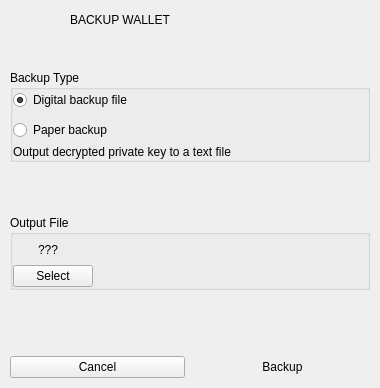
<?xml version="1.0" encoding="UTF-8"?>
<ui version="4.0">
 <class>WalletBackupDialog</class>
 <widget class="QDialog" name="WalletBackupDialog">
  <property name="geometry">
   <rect>
    <x>0</x>
    <y>0</y>
    <width>380</width>
    <height>388</height>
   </rect>
  </property>
  <property name="windowTitle">
   <string>Wallet Backup</string>
  </property>
  <layout class="QVBoxLayout" name="verticalLayout">
   <property name="spacing">
    <number>10</number>
   </property>
   <property name="leftMargin">
    <number>0</number>
   </property>
   <property name="topMargin">
    <number>0</number>
   </property>
   <property name="rightMargin">
    <number>0</number>
   </property>
   <property name="bottomMargin">
    <number>0</number>
   </property>
   <item>
    <widget class="QWidget" name="verticalWidget_2" native="true">
     <property name="minimumSize">
      <size>
       <width>0</width>
       <height>60</height>
      </size>
     </property>
     <property name="maximumSize">
      <size>
       <width>16777215</width>
       <height>60</height>
      </size>
     </property>
     <property name="darkOverlay" stdset="0">
      <bool>true</bool>
     </property>
     <widget class="QLabel" name="label_2">
      <property name="geometry">
       <rect>
        <x>0</x>
        <y>0</y>
        <width>381</width>
        <height>40</height>
       </rect>
      </property>
      <property name="text">
       <string>BACKUP WALLET</string>
      </property>
      <property name="indent">
       <number>70</number>
      </property>
      <property name="h1" stdset="0">
       <bool>true</bool>
      </property>
      <property name="titlePaneSecondary" stdset="0">
       <bool>true</bool>
      </property>
     </widget>
     <widget class="QLabel" name="label_3">
      <property name="geometry">
       <rect>
        <x>0</x>
        <y>0</y>
        <width>60</width>
        <height>60</height>
       </rect>
      </property>
      <property name="text">
       <string/>
      </property>
      <property name="pixmap">
       <pixmap resource="armory.qrc">:/resources/wallet_backup.png</pixmap>
      </property>
     </widget>
    </widget>
   </item>
   <item>
    <widget class="QWidget" name="verticalWidget" native="true">
     <property name="minimumSize">
      <size>
       <width>0</width>
       <height>0</height>
      </size>
     </property>
     <layout class="QVBoxLayout" name="verticalLayout_7">
      <property name="spacing">
       <number>15</number>
      </property>
      <property name="leftMargin">
       <number>10</number>
      </property>
      <property name="topMargin">
       <number>0</number>
      </property>
      <property name="rightMargin">
       <number>10</number>
      </property>
      <property name="bottomMargin">
       <number>0</number>
      </property>
      <item>
       <widget class="QGroupBox" name="groupBox_2">
        <property name="title">
         <string>Backup Type</string>
        </property>
        <layout class="QVBoxLayout" name="verticalLayout_5">
         <property name="spacing">
          <number>5</number>
         </property>
         <property name="leftMargin">
          <number>0</number>
         </property>
         <property name="topMargin">
          <number>0</number>
         </property>
         <property name="rightMargin">
          <number>0</number>
         </property>
         <property name="bottomMargin">
          <number>0</number>
         </property>
         <item>
          <widget class="QWidget" name="widget" native="true">
           <layout class="QHBoxLayout" name="horizontalLayout_2">
            <property name="spacing">
             <number>5</number>
            </property>
            <property name="leftMargin">
             <number>0</number>
            </property>
            <property name="topMargin">
             <number>0</number>
            </property>
            <property name="rightMargin">
             <number>0</number>
            </property>
            <property name="bottomMargin">
             <number>0</number>
            </property>
            <item>
             <widget class="QWidget" name="widget_4" native="true">
              <layout class="QVBoxLayout" name="verticalLayout_4">
               <property name="spacing">
                <number>10</number>
               </property>
               <property name="leftMargin">
                <number>0</number>
               </property>
               <property name="topMargin">
                <number>0</number>
               </property>
               <property name="rightMargin">
                <number>0</number>
               </property>
               <property name="bottomMargin">
                <number>0</number>
               </property>
               <item>
                <widget class="QRadioButton" name="radioButtonTextFile">
                 <property name="sizePolicy">
                  <sizepolicy hsizetype="Maximum" vsizetype="Fixed">
                   <horstretch>0</horstretch>
                   <verstretch>0</verstretch>
                  </sizepolicy>
                 </property>
                 <property name="text">
                  <string>Digital backup file</string>
                 </property>
                 <property name="checked">
                  <bool>true</bool>
                 </property>
                 <attribute name="buttonGroup">
                  <string notr="true">buttonGroup</string>
                 </attribute>
                </widget>
               </item>
               <item>
                <widget class="QRadioButton" name="radioButtonPDF">
                 <property name="sizePolicy">
                  <sizepolicy hsizetype="Maximum" vsizetype="Fixed">
                   <horstretch>0</horstretch>
                   <verstretch>0</verstretch>
                  </sizepolicy>
                 </property>
                 <property name="text">
                  <string>Paper backup</string>
                 </property>
                 <attribute name="buttonGroup">
                  <string notr="true">buttonGroup</string>
                 </attribute>
                </widget>
               </item>
              </layout>
             </widget>
            </item>
           </layout>
          </widget>
         </item>
         <item>
          <widget class="QLabel" name="labelTypeDesc">
           <property name="sizePolicy">
            <sizepolicy hsizetype="Expanding" vsizetype="Preferred">
             <horstretch>0</horstretch>
             <verstretch>0</verstretch>
            </sizepolicy>
           </property>
           <property name="text">
            <string>Output decrypted private key to a text file</string>
           </property>
           <property name="wordWrap">
            <bool>true</bool>
           </property>
           <property name="subtleLabel" stdset="0">
            <bool>true</bool>
           </property>
          </widget>
         </item>
        </layout>
       </widget>
      </item>
      <item>
       <widget class="WalletKeysSubmitWidget" name="widgetSubmitKeys" native="true">
        <property name="minimumSize">
         <size>
          <width>0</width>
          <height>23</height>
         </size>
        </property>
        <layout class="QHBoxLayout" name="horizontalLayout_6"/>
       </widget>
      </item>
      <item>
       <widget class="QGroupBox" name="groupBox_3">
        <property name="sizePolicy">
         <sizepolicy hsizetype="Preferred" vsizetype="Fixed">
          <horstretch>0</horstretch>
          <verstretch>0</verstretch>
         </sizepolicy>
        </property>
        <property name="maximumSize">
         <size>
          <width>16777215</width>
          <height>16777215</height>
         </size>
        </property>
        <property name="title">
         <string>Output File</string>
        </property>
        <layout class="QVBoxLayout" name="verticalLayout_6">
         <property name="spacing">
          <number>5</number>
         </property>
         <property name="leftMargin">
          <number>0</number>
         </property>
         <property name="topMargin">
          <number>0</number>
         </property>
         <property name="rightMargin">
          <number>0</number>
         </property>
         <property name="bottomMargin">
          <number>0</number>
         </property>
         <item>
          <widget class="QWidget" name="widget_3" native="true">
           <layout class="QVBoxLayout" name="verticalLayout_2">
            <property name="spacing">
             <number>0</number>
            </property>
            <property name="leftMargin">
             <number>0</number>
            </property>
            <property name="topMargin">
             <number>0</number>
            </property>
            <property name="rightMargin">
             <number>0</number>
            </property>
            <property name="bottomMargin">
             <number>0</number>
            </property>
            <item>
             <widget class="QWidget" name="horizontalWidget" native="true">
              <property name="minimumSize">
               <size>
                <width>0</width>
                <height>30</height>
               </size>
              </property>
              <layout class="QHBoxLayout" name="horizontalLayout_4">
               <property name="spacing">
                <number>5</number>
               </property>
               <property name="leftMargin">
                <number>0</number>
               </property>
               <property name="topMargin">
                <number>0</number>
               </property>
               <property name="rightMargin">
                <number>0</number>
               </property>
               <property name="bottomMargin">
                <number>0</number>
               </property>
               <item>
                <widget class="QLabel" name="label_4">
                 <property name="minimumSize">
                  <size>
                   <width>20</width>
                   <height>20</height>
                  </size>
                 </property>
                 <property name="maximumSize">
                  <size>
                   <width>20</width>
                   <height>20</height>
                  </size>
                 </property>
                 <property name="text">
                  <string/>
                 </property>
                 <property name="pixmap">
                  <pixmap resource="armory.qrc">:/resources/new-link@1.5x.png</pixmap>
                 </property>
                 <property name="scaledContents">
                  <bool>true</bool>
                 </property>
                </widget>
               </item>
               <item>
                <widget class="QLabel" name="labelFileName">
                 <property name="sizePolicy">
                  <sizepolicy hsizetype="Expanding" vsizetype="Preferred">
                   <horstretch>0</horstretch>
                   <verstretch>0</verstretch>
                  </sizepolicy>
                 </property>
                 <property name="text">
                  <string>???</string>
                 </property>
                 <property name="textFormat">
                  <enum>Qt::PlainText</enum>
                 </property>
                 <property name="scaledContents">
                  <bool>false</bool>
                 </property>
                 <property name="wordWrap">
                  <bool>true</bool>
                 </property>
                 <property name="whiteLabel" stdset="0">
                  <bool>true</bool>
                 </property>
                </widget>
               </item>
              </layout>
             </widget>
            </item>
            <item alignment="Qt::AlignLeft">
             <widget class="QPushButton" name="pushButtonSelectFile">
              <property name="sizePolicy">
               <sizepolicy hsizetype="Preferred" vsizetype="Preferred">
                <horstretch>0</horstretch>
                <verstretch>0</verstretch>
               </sizepolicy>
              </property>
              <property name="text">
               <string>Select</string>
              </property>
              <property name="autoDefault">
               <bool>false</bool>
              </property>
              <property name="buttonDiscreetPrimary" stdset="0">
               <bool>true</bool>
              </property>
             </widget>
            </item>
           </layout>
          </widget>
         </item>
        </layout>
       </widget>
      </item>
     </layout>
    </widget>
   </item>
   <item>
    <spacer name="verticalSpacer_2">
     <property name="orientation">
      <enum>Qt::Vertical</enum>
     </property>
     <property name="sizeHint" stdset="0">
      <size>
       <width>20</width>
       <height>40</height>
      </size>
     </property>
    </spacer>
   </item>
   <item>
    <widget class="QWidget" name="widget_2" native="true">
     <property name="buttonBar" stdset="0">
      <bool>true</bool>
     </property>
     <layout class="QHBoxLayout" name="horizontalLayout">
      <property name="spacing">
       <number>10</number>
      </property>
      <property name="leftMargin">
       <number>10</number>
      </property>
      <property name="topMargin">
       <number>10</number>
      </property>
      <property name="rightMargin">
       <number>10</number>
      </property>
      <property name="bottomMargin">
       <number>10</number>
      </property>
      <item>
       <widget class="QPushButton" name="pushButtonCancel">
        <property name="minimumSize">
         <size>
          <width>100</width>
          <height>0</height>
         </size>
        </property>
        <property name="text">
         <string>Cancel</string>
        </property>
        <property name="autoDefault">
         <bool>false</bool>
        </property>
       </widget>
      </item>
      <item>
       <widget class="QPushButton" name="pushButtonBackup">
        <property name="minimumSize">
         <size>
          <width>100</width>
          <height>0</height>
         </size>
        </property>
        <property name="text">
         <string>Backup</string>
        </property>
        <property name="default">
         <bool>true</bool>
        </property>
        <property name="flat">
         <bool>true</bool>
        </property>
       </widget>
      </item>
     </layout>
    </widget>
   </item>
  </layout>
 </widget>
 <customwidgets>
  <customwidget>
   <class>WalletKeysSubmitWidget</class>
   <extends>QWidget</extends>
   <header>WalletKeysSubmitWidget.h</header>
   <container>1</container>
  </customwidget>
 </customwidgets>
 <resources>
  <include location="armory.qrc"/>
 </resources>
 <connections/>
 <buttongroups>
  <buttongroup name="buttonGroup"/>
 </buttongroups>
</ui>
